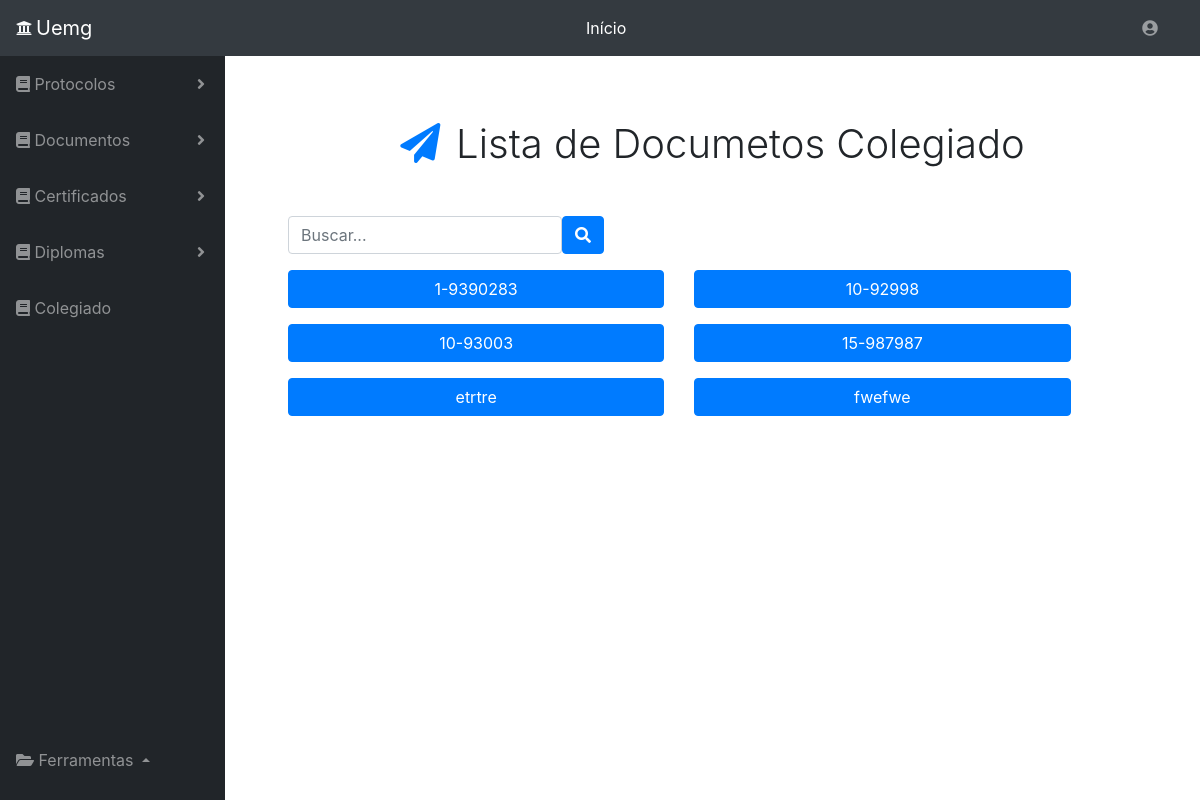
Page /doccolegiado.php on the earlier database version.
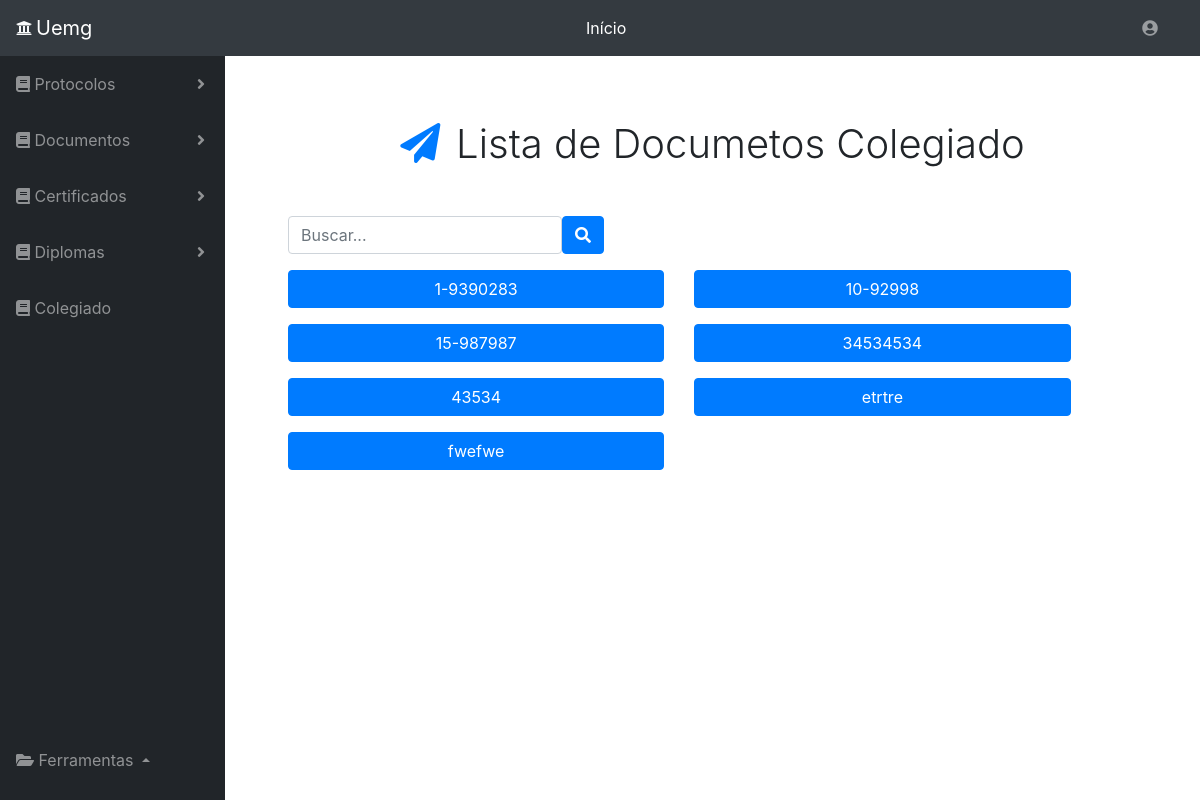
Same page on the later database version.
### tables this page shows
CREATE TABLE `addprotocolos` (
  `Id` int(11) NOT NULL,
  `nome` varchar(255) NOT NULL,
  `atendente` varchar(255) NOT NULL,
  `curso` varchar(255) NOT NULL,
  `historico` varchar(255) NOT NULL,
  `data` date NOT NULL,
  `observacao` varchar(1000) NOT NULL,
  `numproto` varchar(255) NOT NULL,
  `ra` varchar(50) NOT NULL,
  `obsevacaocolegiado` varchar(255) NOT NULL,
  `cursocolegiado` varchar(255) NOT NULL,
  `encaminhamento` varchar(255) NOT NULL,
  `encaminhamentocolegiado` varchar(255) NOT NULL,
  `vencimento` varchar(255) NOT NULL,
  `dataretirada` date NOT NULL,
  `hora` time NOT NULL,
  `datavencimento` date NOT NULL,
  `statusColeg` tinyint(1) NOT NULL,
  `status` tinyint(1) NOT NULL
);

### doccolegiado.php (the view, shortened to what this page needs)
<!DOCTYPE html>
<head>
    <link rel="stylesheet" href="https://stackpath.bootstrapcdn.com/bootstrap/4.1.3/css/bootstrap.min.css">
    <link rel="stylesheet" type="text/css" media="screen" href="menu.css" />
    <link rel="stylesheet" href="https://use.fontawesome.com/releases/v5.5.0/css/all.css">
</head>
<body id="page-top">
    <nav class="navbar navbar-expand navbar-dark bg-dark static-top">
      <i class="fas fa-university text-light mr-1"></i>
            <a class="navbar-brand mr-1" href="menu.php">Uemg</a>
       <form class="d-none d-md-inline-block form-inline ml-auto mr-0 mr-md-3 my-2 my-md-0">
        <ul class="navbar-nav ml-auto ml-md-0">
            <li class="nav-item dropdown no-arrow">
              <a class="nav-link dropdown-toggle text-white" href="menu.php" id="userDropdown" role="button" >
                Início
              </a>
            </li>
        </ul>
       </form>
      <form class="d-none d-md-inline-block form-inline ml-auto mr-0 mr-md-3 my-2 my-md-0">
        <ul class="navbar-nav ml-auto ml-md-0">
          <li class="nav-item dropdown no-arrow">
            <a class="nav-link dropdown-toggle" href="#" id="userDropdown" role="button" data-toggle="dropdown" aria-haspopup="true" aria-expanded="false">
               <i class="fas fa-user-circle fa-fw"></i>
             </a>
         </li>
        </ul>
      </form>
    </nav>
    <div id="wrapper">
      <?php include_once 'side_bar.php';?>
      <div id="content-wrapper">
        <div class="container-fluid">
          <div class="col-12 text-center my-5">
              <h1 style="font-weight: 330;"><i class="fa fa-paper-plane text-primary mr-3" aria-hidden="true" ></i>Lista de Documetos Colegiado</h1>
           </div>
           <div class="row">
            <div class="col-12">
                <form class="form-inline mb-3 "  >
                  <input class="form-control ml-5" type="search" placeholder="Buscar..." id="buscanome"  onkeyup="buscarColegiado(this.value)">
                  <button class="btn btn-primary" type="submit"><i class="fas fa-search"></i></button>
              </form>
                <div class='row' id="resultado">
                        <?php
                          $sql = "SELECT * FROM addprotocolos ORDER BY ra ASC";
                          $consulta = mysqli_query($conn, $sql);
                          while( $dados = mysqli_fetch_assoc($consulta)){
                              ?>
                              <form action="post" class="col-5">
                                  <button type="submit" class="btn btn-primary ml-5 mb-3" formaction="vercolegiado.php" style="width:100%"><?php echo $dados['ra']; ?></button>
                              </form>
                        <?php } ?>
                    </div>
                </div>
              </div>
          </div>
      </div>
  </body>
</html>

Differences in the rows shown:
removed addprotocolos: ra "10-93003"
added addprotocolos: ra "34534534"
added addprotocolos: ra "43534"
